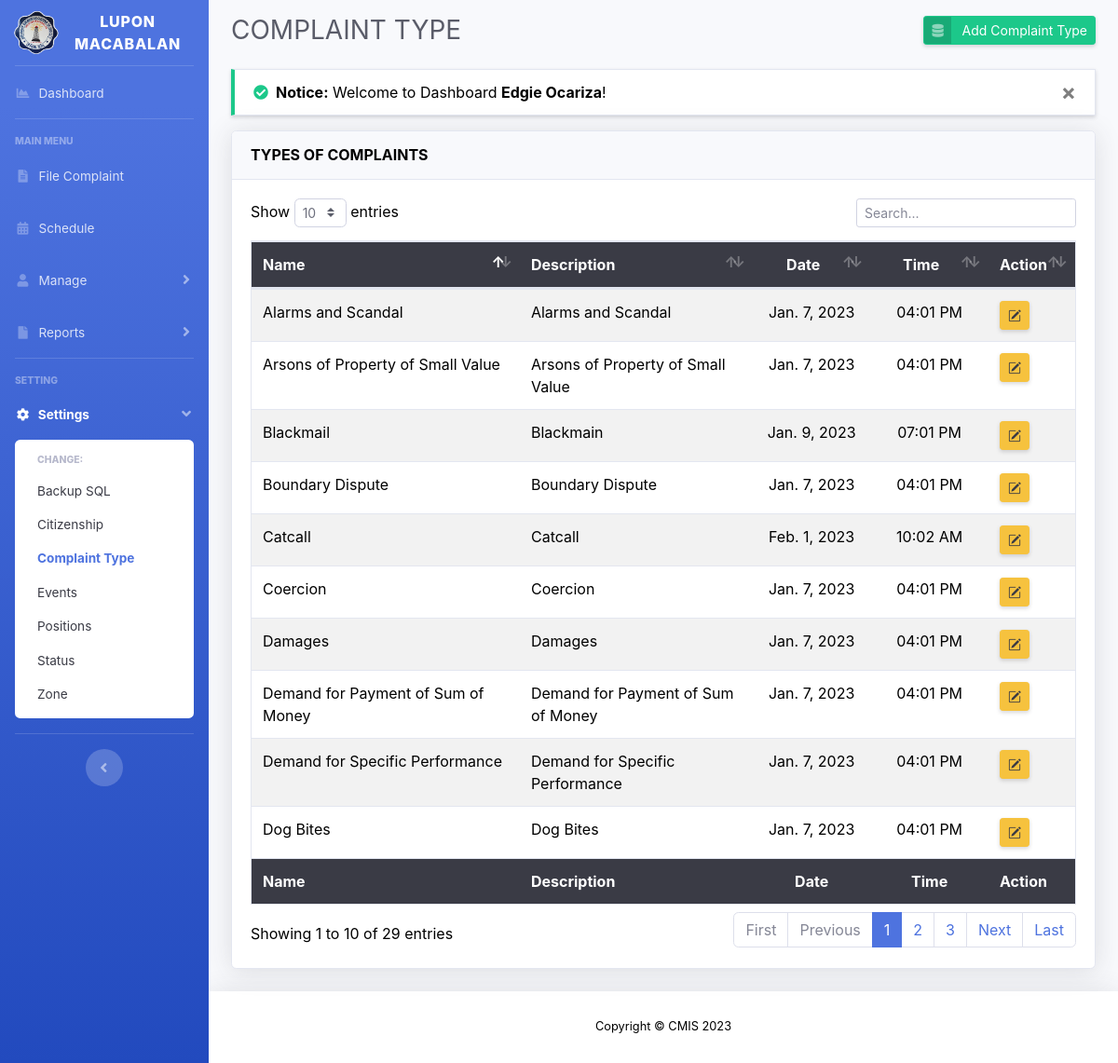
The page /complaint-type.php (signed in) on the database its author committed.
### tables this page shows
CREATE TABLE `tbl_complaint_type` (
  `com_id` int(15) NOT NULL AUTO_INCREMENT,
  `com_name` varchar(100) NOT NULL,
  `com_details` text NOT NULL,
  `com_regdatetime` timestamp NOT NULL DEFAULT current_timestamp(),
  PRIMARY KEY (`com_id`)
);

### complaint-type.php (the view, shortened to what this page needs)
<?php
include 'layouts/header.php';
include 'config/connection.php';
$ct = $connection->query("SELECT * FROM tbl_complaint_type");
?>
<div id="content">
	<div class="container-fluid">
		<div class="d-sm-flex align-items-center justify-content-between mb-4">
			<h1 class="h3 mb-0 text-gray-800">COMPLAINT TYPE</h1>
			<a href="#" class="d-none d-sm-inline-block btn btn-sm btn-success btn-icon-split shadow-sm" data-toggle="modal" data-target="#addComplaintTypeModal">
				<span class="icon text-white-50">
					<i class="fas fa-database"></i>
				</span>
				<span class="text">Add Complaint Type</span>
			</a>
		</div>
		<?php include 'config/message.php'; ?>
		<div class="card shadow mb-4">
			<div class="card-header py-3">
              	<h6 class="m-0 font-weight-bold">TYPES OF COMPLAINTS</h6>
            </div>
            <div class="card-body">
            	<div class="table-responsive">
            		<table class="table table-striped border text-dark" id="table_asc" width="100%">
            			<thead class="bg-gray-900 text-white">
            				<tr>
								<th style="width: 35%">Name</th>
								<th style="width: 30%">Description</th>
								<th class="text-center" style="width: 15%" data-toggle="tooltip" title="Date Added">Date</th>
								<th class="text-center" style="width: 15%" data-toggle="tooltip" title="Time Added">Time</th>
								<th style="width: 5%">Action</th>
            				</tr>
            			</thead>
            			<tbody>
            				<?php
							if ($ct->num_rows > 0) {
								while ($row = $ct->fetch_assoc()) {
									?>
									<tr>
										<td><?= $row['com_name'] ?></td>
										<td><?php if(strlen($row['com_details']) > 70): echo substr($row['com_details'], 0, 70) . '...'; else: echo $row['com_details']; endif; ?></td>
										<td class="text-center"><?= date('M. j, Y', strtotime($row['com_regdatetime'])) ?></td>
										<td class="text-center"><?= date('h:m A', strtotime($row['com_regdatetime'])) ?></td>
										<td><a href="" class="btn btn-warning btn-sm shadow-sm" data-toggle="modal" data-target="#editComplaintTypeModal<?= $row['com_id'] ?>" data-toggle="tooltip" title="Edit"><i class="bi bi-pencil-square text-gray-900"></i></a></td>
									</tr>
									<?php
								}
							}
							?>
            			</tbody>
            			<tfoot class="bg-gray-900 text-white">
            				<tr>
								<th style="width: 35%">Name</th>
								<th style="width: 30%">Description</th>
								<th class="text-center" style="width: 15%" data-toggle="tooltip" title="Date Added">Date</th>
								<th class="text-center" style="width: 15%" data-toggle="tooltip" title="Time Added">Time</th>
								<th style="width: 5%">Action</th>
            				</tr>
            			</tfoot>
            		</table>
            	</div>
            </div>
		</div>
	</div>
</div>
<?php
include 'layouts/footer.php';
?>

### layouts/header.php (style rules this page uses)
body { color: black !important; }
#content { margin-top: 1rem; }
body { background-color: black !important; }
.text-black, table td, table tbody th { color: black !important; }

### rows shown on the page
tbl_complaint_type: com_name "Alarms and Scandal", com_details "Alarms and Scandal", com_regdatetime "Jan. 7, 2023", com_regdatetime "04:01 PM"
tbl_complaint_type: com_name "Coercion", com_details "Coercion", com_regdatetime "Jan. 7, 2023", com_regdatetime "04:01 PM"
tbl_complaint_type: com_name "Arsons of Property of Small Value", com_details "Arsons of Property of Small Value", com_regdatetime "Jan. 7, 2023", com_regdatetime "04:01 PM"
tbl_complaint_type: com_name "Damages", com_details "Damages", com_regdatetime "Jan. 7, 2023", com_regdatetime "04:01 PM"
tbl_complaint_type: com_name "Dog Bites", com_details "Dog Bites", com_regdatetime "Jan. 7, 2023", com_regdatetime "04:01 PM"
tbl_complaint_type: com_name "Boundary Dispute", com_details "Boundary Dispute", com_regdatetime "Jan. 7, 2023", com_regdatetime "04:01 PM"
tbl_complaint_type: com_name "Demand for Payment of Sum of Money", com_details "Demand for Payment of Sum of Money", com_regdatetime "Jan. 7, 2023", com_regdatetime "04:01 PM"
tbl_complaint_type: com_name "Demand for Specific Performance", com_details "Demand for Specific Performance", com_regdatetime "Jan. 7, 2023", com_regdatetime "04:01 PM"
tbl_complaint_type: com_name "Blackmail", com_details "Blackmain", com_regdatetime "Jan. 9, 2023", com_regdatetime "07:01 PM"
tbl_complaint_type: com_name "Catcall", com_details "Catcall", com_regdatetime "Feb. 1, 2023", com_regdatetime "10:02 AM"

### other values the page prints
$_SESSION['message_success'] "Welcome to Dashboard Edgie Ocariza !"
